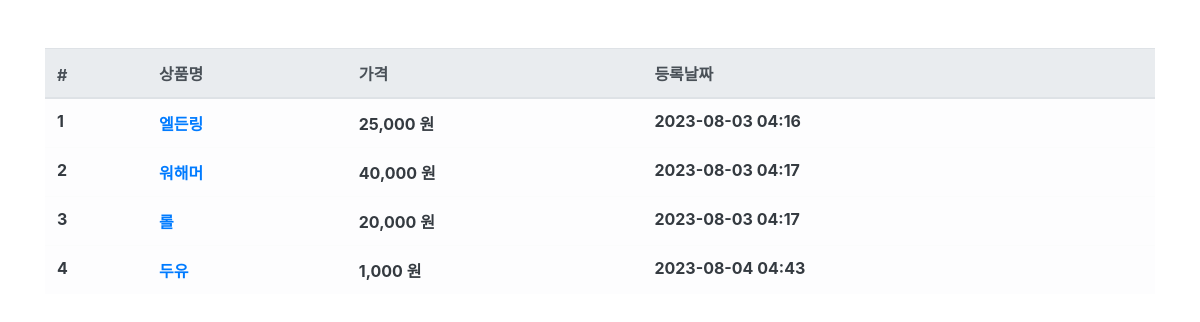
Before: /product/ with the older database file.
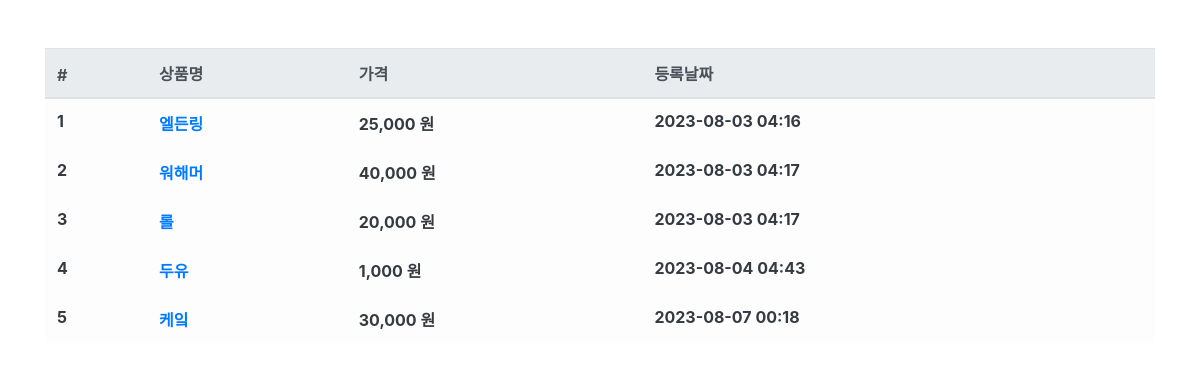
After: the same page with the newer database file.
### product/models.py (models this page shows, shortened)
class Product(models.Model):
    name=models.CharField(max_length=256, verbose_name='상품명')
    price=models.IntegerField(verbose_name='상품가격') # IntegerField:정수만 가져옴
    description = models.TextField(verbose_name='상품 설명')
    stock=models.IntegerField(verbose_name='재고')
    register_date=models.DateTimeField(auto_now_add=True, verbose_name='등록날짜')
    class Meta:
        db_table='bootcampus_product'
        verbose_name='상품'
        verbose_name_plural = '상품들'

### product/views.py (the view)
# urls.py: path('product/', ProductList.as_view()),
class ProductList(ListView):
    model=Product
    context_object_name='product_list'
    template_name='product.html'

### product/templates/product.html (shortened to what this page needs)
{% extends 'base.html' %}
{% load humanize %}
{% block contents %}
<div class="row mt-5">
    <div class="col-12">
        <table class="table table-light">
            <thead class="thead-light">
                <tr>
                    <th scope="col">#</th>
                    <th scope="col">상품명</th>
                    <th scope="col">가격</th>
                    <th scope="col">등록날짜</th>
                </tr>
                </thead>
                <tbody class="text-dark">
                {% for product in product_list %}
                <tr>
                    <th scope="row">{{ product.id }}</th>
                    <th><a id="product-{{product.id}}" onmouseenter="product_detail({{product.id}});"
                        onmouseleave="product_leave({{product.id}});" href="/product/{{ product.id }}">{{ product.name }}</a></th>
                    <th>{{ product.price|intcomma}} 원</th>
                    <th>{{ product.register_date|date:'Y-m-d H:i'}}</th>
                </tr>
                {% endfor %}
                </tbody>
            </table>
    </div>
</div>
{% endblock %}

### bcuser/templates/base.html (shortened to what this page needs)
<html>
<head>
<link rel="stylesheet" href="https://stackpath.bootstrapcdn.com/bootstrap/4.3.1/css/bootstrap.min.css"
integrity="sha384-ggOyR0iXCbMQv3Xipma34MD+dH/1fQ784/j6cY/iJTQUOhcWr7x9JvoRxT2MZw1T">
</head>
<body>
<div class="container">
{% block contents %}
{% endblock %}
</div>
</body>
</html>

Changed rows visible on the page:
added Product: id "5", name "케잌", price "30,000", register_date "2023-08-07 00:18"
